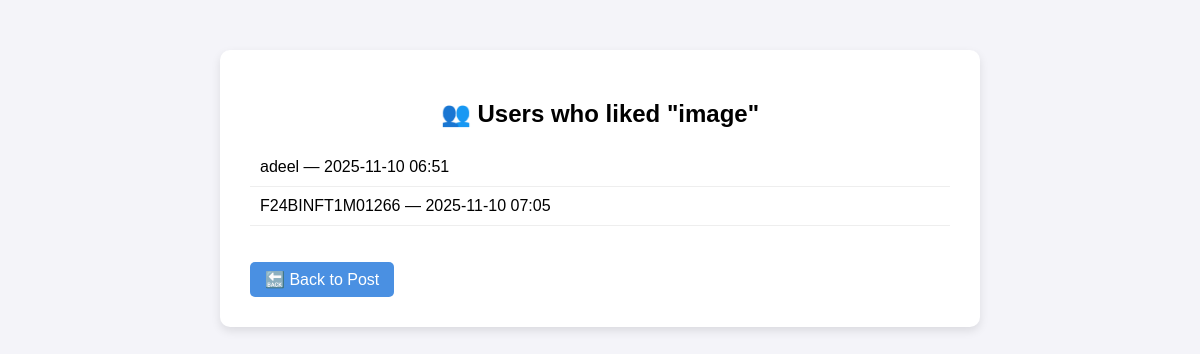
Screenshot of /post/8/liked_users/ (signed in) with the database file from the repository.
### newapp/models.py (models this page shows)
class Post(models.Model):
    title = models.CharField(max_length=200)
    content = models.TextField()
    insert_image = models.ImageField(upload_to='post_images/', null=True, blank=True)
    author = models.ForeignKey(User, on_delete=models.CASCADE)
    created_at = models.DateTimeField(auto_now_add=True)
    updated_at = models.DateTimeField(auto_now=True)
    views = models.PositiveIntegerField(default=0)

class Like(models.Model):
    user = models.ForeignKey(User, on_delete=models.CASCADE)
    post = models.ForeignKey(Post, on_delete=models.CASCADE, related_name="likes", null=True, blank=True)
    comment = models.ForeignKey('Comment', on_delete=models.CASCADE, related_name="likes", null=True, blank=True)
    created_at = models.DateTimeField(auto_now_add=True)

### newapp/views.py (the view)
# urls.py: path("post/<int:pk>/liked_users/", views.liked_users, name="liked_users"),
@login_required
def liked_users(request, pk):
    post = get_object_or_404(Post, pk=pk)
    likes = post.likes.select_related("user")
    return render(request, 'newapp/users_liked.html', {"post": post, "likes": likes})

### templates/newapp/users_liked.html (shortened to what this page needs)
{% load static %}
<!DOCTYPE html>
<html>
<head>
</head>
<body>
<div class="container">
    <h2>👥 Users who liked "{{ post.title }}"</h2>
    {% if likes %}
        <ul>
            {% for like in likes %}
                <li>{{ like.user.username }} — {{ like.created_at|date:"Y-m-d H:i" }}</li>
            {% endfor %}
        </ul>
    {% else %}
        <p>No likes yet.</p>
    {% endif %}
    <a href="{% url 'newapp:post_detail' post.pk %}" class="btn">🔙 Back to Post</a>
</div>
</body>
</html>

### templates/newapp/users_liked.html (style rules this page uses)
body { font-family: "Poppins", sans-serif; background: #f4f4f9; margin: 0; }
.container { max-width: 700px; margin: 50px auto; background: white; padding: 30px; border-radius: 10px; box-shadow: 0 4px 10px rgba(0,0,0,0.1); }
h2 { text-align: center; }
ul { list-style: none; padding: 0; }
li { padding: 10px; border-bottom: 1px solid #eee; }
.btn { display: inline-block; margin-top: 20px; background: #4a90e2; color: white; padding: 8px 15px; border-radius: 5px; text-decoration: none; }

### rows the page displays
Post: title "image"
Like: user.username "adeel", created_at "2025-11-10 06:51"
Like: user.username "F24BINFT1M01266", created_at "2025-11-10 07:05"
